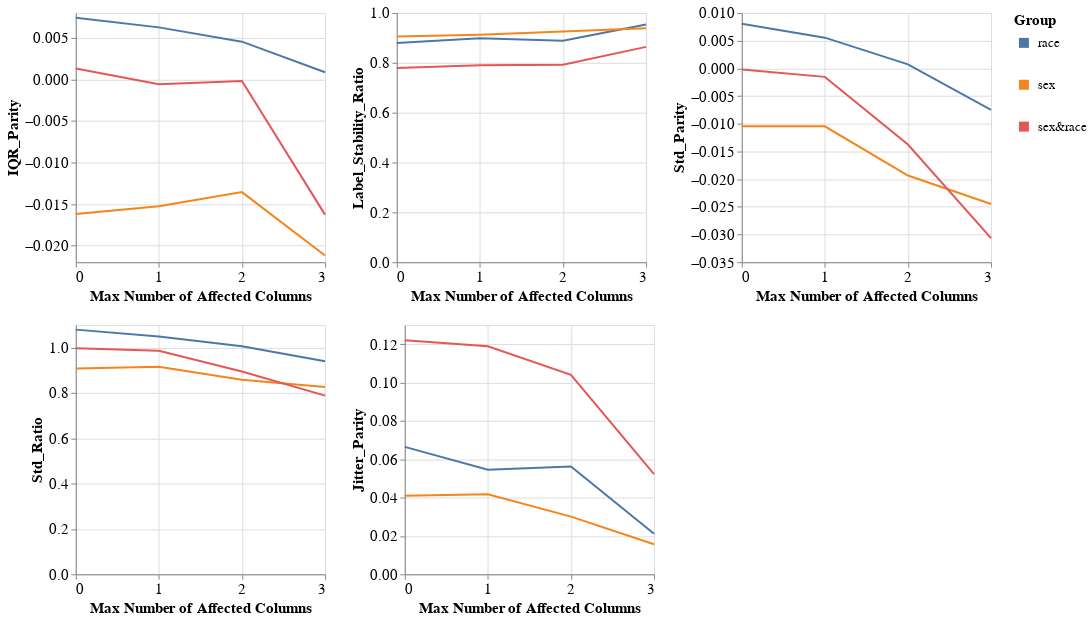

The cell this chart's notebook holds for it:
### Markdown cell above
### Group metrics per dataset and model

### Code cell
visualizer.create_groups_grid_pct_lines_plot(model_name=MODEL_NAMES[0],
                                             target_preprocessing_technique=PREPROCESSING_TECHNIQUES[0],
                                             group_metrics_type='variance',
                                             mode='max_num_columns')

### Figure 1 — Vega-Lite specification as saved in the notebook (floating-point values rounded to 4 significant figures)
{"config": {"view": {"continuousWidth": 400, "continuousHeight": 300}, "axis": {"labelFontSize": 15, "titleFontSize": 15}, "legend": {"labelFontSize": 13, "symbolStrokeWidth": 10, "titleFontSize": 15}}, "vconcat": [{"hconcat": [{"mark": "line", "encoding": {"color": {"field": "Group", "type": "nominal"}, "x": {"axis": {"tickMinStep": 1}, "field": "Percentage", "title": "Max Number of Affected Columns", "type": "quantitative"}, "y": {"field": "Metric_Value", "title": "IQR_Parity", "type": "quantitative"}}, "height": 250, "width": 250}, {"data": {"name": "data-ca17bdcf1c39453e892a0f9c302757ff"}, "mark": "line", "encoding": {"color": {"field": "Group", "type": "nominal"}, "x": {"axis": {"tickMinStep": 1}, "field": "Percentage", "title": "Max Number of Affected Columns", "type": "quantitative"}, "y": {"field": "Metric_Value", "title": "Label_Stability_Ratio", "type": "quantitative"}}, "height": 250, "width": 250}, {"data": {"name": "data-05b02a770ff7a3496d80493caae3d5d9"}, "mark": "line", "encoding": {"color": {"field": "Group", "type": "nominal"}, "x": {"axis": {"tickMinStep": 1}, "field": "Percentage", "title": "Max Number of Affected Columns", "type": "quantitative"}, "y": {"field": "Metric_Value", "title": "Std_Parity", "type": "quantitative"}}, "height": 250, "width": 250}]}, {"hconcat": [{"mark": "line", "encoding": {"color": {"field": "Group", "type": "nominal"}, "x": {"axis": {"tickMinStep": 1}, "field": "Percentage", "title": "Max Number of Affected Columns", "type": "quantitative"}, "y": {"field": "Metric_Value", "title": "Std_Ratio", "type": "quantitative"}}, "height": 250, "width": 250}, {"data": {"name": "data-6e6c7e1a75a6731f808acf41c0552fc7"}, "mark": "line", "encoding": {"color": {"field": "Group", "type": "nominal"}, "x": {"axis": {"tickMinStep": 1}, "field": "Percentage", "title": "Max Number of Affected Columns", "type": "quantitative"}, "y": {"field": "Metric_Value", "title": "Jitter_Parity", "type": "quantitative"}}, "height": 250, "width": 250}], "data": {"name": "data-809475f67391b52e006c7a57a8dc0801"}}], "data": {"name": "data-5d73c767abc539d8b5bddfa1d208d040"}, "$schema": "https://vega.github.io/schema/vega-lite/v4.17.0.json", "datasets": {"data-5d73c767abc539d8b5bddfa1d208d040": [{"Model_Name": "DecisionTreeClassifier", "Metric": "IQR_Parity", "Group": "race", "Metric_Value": 0.007411, "Percentage": 0.0}, {"Model_Name": "DecisionTreeClassifier", "Metric": "IQR_Parity", "Group": "sex", "Metric_Value": -0.01619, "Percentage": 0.0}, {"Model_Name": "DecisionTreeClassifier", "Metric": "IQR_Parity", "Group": "sex&race", "Metric_Value": 0.001323, "Percentage": 0.0}, {"Model_Name": "DecisionTreeClassifier", "Metric": "IQR_Parity", "Group": "race", "Metric_Value": 0.006266, "Percentage": 1.0}, {"Model_Name": "DecisionTreeClassifier", "Metric": "IQR_Parity", "Group": "sex", "Metric_Value": -0.01528, "Percentage": 1.0}, {"Model_Name": "DecisionTreeClassifier", "Metric": "IQR_Parity", "Group": "sex&race", "Metric_Value": -0.0005787, "Percentage": 1.0}, {"Model_Name": "DecisionTreeClassifier", "Metric": "IQR_Parity", "Group": "race", "Metric_Value": 0.004548, "Percentage": 2.0}, {"Model_Name": "DecisionTreeClassifier", "Metric": "IQR_Parity", "Group": "sex", "Metric_Value": -0.01356, "Percentage": 2.0}, {"Model_Name": "DecisionTreeClassifier", "Metric": "IQR_Parity", "Group": "sex&race", "Metric_Value": -0.0001784, "Percentage": 2.0}, {"Model_Name": "DecisionTreeClassifier", "Metric": "IQR_Parity", "Group": "race", "Metric_Value": 0.0008671, "Percentage": 3.0}, {"Model_Name": "DecisionTreeClassifier", "Metric": "IQR_Parity", "Group": "sex", "Metric_Value": -0.02119, "Percentage": 3.0}, {"Model_Name": "DecisionTreeClassifier", "Metric": "IQR_Parity", "Group": "sex&race", "Metric_Value": -0.01627, "Percentage": 3.0}], "data-ca17bdcf1c39453e892a0f9c302757ff": [{"Model_Name": "DecisionTreeClassifier", "Metric": "Label_Stability_Ratio", "Group": "race", "Metric_Value": 0.8793, "Percentage": 0.0}, {"Model_Name": "DecisionTreeClassifier", "Metric": "Label_Stability_Ratio", "Group": "sex", "Metric_Value": 0.9053, "Percentage": 0.0}, {"Model_Name": "DecisionTreeClassifier", "Metric": "Label_Stability_Ratio", "Group": "sex&race", "Metric_Value": 0.7797, "Percentage": 0.0}, {"Model_Name": "DecisionTreeClassifier", "Metric": "Label_Stability_Ratio", "Group": "race", "Metric_Value": 0.8986, "Percentage": 1.0}, {"Model_Name": "DecisionTreeClassifier", "Metric": "Label_Stability_Ratio", "Group": "sex", "Metric_Value": 0.9124, "Percentage": 1.0}, {"Model_Name": "DecisionTreeClassifier", "Metric": "Label_Stability_Ratio", "Group": "sex&race", "Metric_Value": 0.7903, "Percentage": 1.0}, {"Model_Name": "DecisionTreeClassifier", "Metric": "Label_Stability_Ratio", "Group": "race", "Metric_Value": 0.8885, "Percentage": 2.0}, {"Model_Name": "DecisionTreeClassifier", "Metric": "Label_Stability_Ratio", "Group": "sex", "Metric_Value": 0.9253, "Percentage": 2.0}, {"Model_Name": "DecisionTreeClassifier", "Metric": "Label_Stability_Ratio", "Group": "sex&race", "Metric_Value": 0.7926, "Percentage": 2.0}, {"Model_Name": "DecisionTreeClassifier", "Metric": "Label_Stability_Ratio", "Group": "race", "Metric_Value": 0.9533, "Percentage": 3.0}, {"Model_Name": "DecisionTreeClassifier", "Metric": "Label_Stability_Ratio", "Group": "sex", "Metric_Value": 0.9389, "Percentage": 3.0}, {"Model_Name": "DecisionTreeClassifier", "Metric": "Label_Stability_Ratio", "Group": "sex&race", "Metric_Value": 0.864, "Percentage": 3.0}], "data-05b02a770ff7a3496d80493caae3d5d9": [{"Model_Name": "DecisionTreeClassifier", "Metric": "Std_Parity", "Group": "race", "Metric_Value": 0.008034, "Percentage": 0.0}, {"Model_Name": "DecisionTreeClassifier", "Metric": "Std_Parity", "Group": "sex", "Metric_Value": -0.01045, "Percentage": 0.0}, {"Model_Name": "DecisionTreeClassifier", "Metric": "Std_Parity", "Group": "sex&race", "Metric_Value": -0.0002143, "Percentage": 0.0}, {"Model_Name": "DecisionTreeClassifier", "Metric": "Std_Parity", "Group": "race", "Metric_Value": 0.005539, "Percentage": 1.0}, {"Model_Name": "DecisionTreeClassifier", "Metric": "Std_Parity", "Group": "sex", "Metric_Value": -0.01046, "Percentage": 1.0}, {"Model_Name": "DecisionTreeClassifier", "Metric": "Std_Parity", "Group": "sex&race", "Metric_Value": -0.001538, "Percentage": 1.0}, {"Model_Name": "DecisionTreeClassifier", "Metric": "Std_Parity", "Group": "race", "Metric_Value": 0.0007217, "Percentage": 2.0}, {"Model_Name": "DecisionTreeClassifier", "Metric": "Std_Parity", "Group": "sex", "Metric_Value": -0.01934, "Percentage": 2.0}, {"Model_Name": "DecisionTreeClassifier", "Metric": "Std_Parity", "Group": "sex&race", "Metric_Value": -0.01376, "Percentage": 2.0}, {"Model_Name": "DecisionTreeClassifier", "Metric": "Std_Parity", "Group": "race", "Metric_Value": -0.007488, "Percentage": 3.0}, {"Model_Name": "DecisionTreeClassifier", "Metric": "Std_Parity", "Group": "sex", "Metric_Value": -0.02449, "Percentage": 3.0}, {"Model_Name": "DecisionTreeClassifier", "Metric": "Std_Parity", "Group": "sex&race", "Metric_Value": -0.03065, "Percentage": 3.0}], "data-809475f67391b52e006c7a57a8dc0801": [{"Model_Name": "DecisionTreeClassifier", "Metric": "Std_Ratio", "Group": "race", "Metric_Value": 1.08, "Percentage": 0.0}, {"Model_Name": "DecisionTreeClassifier", "Metric": "Std_Ratio", "Group": "sex", "Metric_Value": 0.9085, "Percentage": 0.0}, {"Model_Name": "DecisionTreeClassifier", "Metric": "Std_Ratio", "Group": "sex&race", "Metric_Value": 0.998, "Percentage": 0.0}, {"Model_Name": "DecisionTreeClassifier", "Metric": "Std_Ratio", "Group": "race", "Metric_Value": 1.049, "Percentage": 1.0}, {"Model_Name": "DecisionTreeClassifier", "Metric": "Std_Ratio", "Group": "sex", "Metric_Value": 0.9159, "Percentage": 1.0}, {"Model_Name": "DecisionTreeClassifier", "Metric": "Std_Ratio", "Group": "sex&race", "Metric_Value": 0.9869, "Percentage": 1.0}, {"Model_Name": "DecisionTreeClassifier", "Metric": "Std_Ratio", "Group": "race", "Metric_Value": 1.006, "Percentage": 2.0}, {"Model_Name": "DecisionTreeClassifier", "Metric": "Std_Ratio", "Group": "sex", "Metric_Value": 0.8582, "Percentage": 2.0}, {"Model_Name": "DecisionTreeClassifier", "Metric": "Std_Ratio", "Group": "sex&race", "Metric_Value": 0.8947, "Percentage": 2.0}, {"Model_Name": "DecisionTreeClassifier", "Metric": "Std_Ratio", "Group": "race", "Metric_Value": 0.9404, "Percentage": 3.0}, {"Model_Name": "DecisionTreeClassifier", "Metric": "Std_Ratio", "Group": "sex", "Metric_Value": 0.8261, "Percentage": 3.0}, {"Model_Name": "DecisionTreeClassifier", "Metric": "Std_Ratio", "Group": "sex&race", "Metric_Value": 0.7885, "Percentage": 3.0}], "data-6e6c7e1a75a6731f808acf41c0552fc7": [{"Model_Name": "DecisionTreeClassifier", "Metric": "Jitter_Parity", "Group": "race", "Metric_Value": 0.06645, "Percentage": 0.0}, {"Model_Name": "DecisionTreeClassifier", "Metric": "Jitter_Parity", "Group": "sex", "Metric_Value": 0.04093, "Percentage": 0.0}, {"Model_Name": "DecisionTreeClassifier", "Metric": "Jitter_Parity", "Group": "sex&race", "Metric_Value": 0.1221, "Percentage": 0.0}, {"Model_Name": "DecisionTreeClassifier", "Metric": "Jitter_Parity", "Group": "race", "Metric_Value": 0.05447, "Percentage": 1.0}, {"Model_Name": "DecisionTreeClassifier", "Metric": "Jitter_Parity", "Group": "sex", "Metric_Value": 0.04172, "Percentage": 1.0}, {"Model_Name": "DecisionTreeClassifier", "Metric": "Jitter_Parity", "Group": "sex&race", "Metric_Value": 0.1189, "Percentage": 1.0}, {"Model_Name": "DecisionTreeClassifier", "Metric": "Jitter_Parity", "Group": "race", "Metric_Value": 0.05626, "Percentage": 2.0}, {"Model_Name": "DecisionTreeClassifier", "Metric": "Jitter_Parity", "Group": "sex", "Metric_Value": 0.03008, "Percentage": 2.0}, {"Model_Name": "DecisionTreeClassifier", "Metric": "Jitter_Parity", "Group": "sex&race", "Metric_Value": 0.1041, "Percentage": 2.0}, {"Model_Name": "DecisionTreeClassifier", "Metric": "Jitter_Parity", "Group": "race", "Metric_Value": 0.02115, "Percentage": 3.0}, {"Model_Name": "DecisionTreeClassifier", "Metric": "Jitter_Parity", "Group": "sex", "Metric_Value": 0.01563, "Percentage": 3.0}, {"Model_Name": "DecisionTreeClassifier", "Metric": "Jitter_Parity", "Group": "sex&race", "Metric_Value": 0.05221, "Percentage": 3.0}]}}
